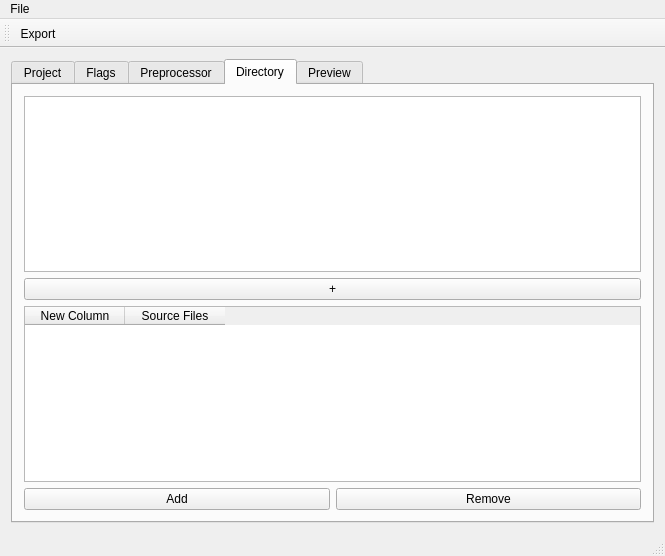
<?xml version="1.0" encoding="UTF-8"?>
<ui version="4.0">
 <class>MainWindow</class>
 <widget class="QMainWindow" name="MainWindow">
  <property name="geometry">
   <rect>
    <x>0</x>
    <y>0</y>
    <width>665</width>
    <height>556</height>
   </rect>
  </property>
  <property name="windowTitle">
   <string>MainWindow</string>
  </property>
  <widget class="QWidget" name="centralWidget">
   <layout class="QVBoxLayout" name="verticalLayout_3">
    <item>
     <widget class="QTabWidget" name="tabWidget">
      <property name="currentIndex">
       <number>3</number>
      </property>
      <widget class="QWidget" name="projectTab">
       <attribute name="title">
        <string>Project</string>
       </attribute>
       <layout class="QVBoxLayout" name="verticalLayout">
        <item>
         <layout class="QHBoxLayout" name="horizontalLayout_2">
          <item>
           <widget class="QLabel" name="projectNameLabel">
            <property name="text">
             <string>Project Name</string>
            </property>
           </widget>
          </item>
          <item>
           <widget class="QLineEdit" name="projectNameEdit"/>
          </item>
         </layout>
        </item>
        <item>
         <spacer name="verticalSpacer">
          <property name="orientation">
           <enum>Qt::Vertical</enum>
          </property>
          <property name="sizeHint" stdset="0">
           <size>
            <width>20</width>
            <height>40</height>
           </size>
          </property>
         </spacer>
        </item>
       </layout>
      </widget>
      <widget class="QWidget" name="flagsTab">
       <attribute name="title">
        <string>Flags</string>
       </attribute>
       <layout class="QVBoxLayout" name="verticalLayout_4">
        <item>
         <layout class="QVBoxLayout" name="verticalLayout_2">
          <item>
           <widget class="QTableWidget" name="flagsTable">
            <column>
             <property name="text">
              <string>Key</string>
             </property>
            </column>
            <column>
             <property name="text">
              <string>Value</string>
             </property>
            </column>
           </widget>
          </item>
          <item>
           <layout class="QHBoxLayout" name="horizontalLayout_3">
            <item>
             <widget class="QPushButton" name="flagsAddBtn">
              <property name="text">
               <string>Add</string>
              </property>
             </widget>
            </item>
            <item>
             <widget class="QPushButton" name="flagsRemoveBtn">
              <property name="text">
               <string>Remove</string>
              </property>
             </widget>
            </item>
           </layout>
          </item>
         </layout>
        </item>
       </layout>
      </widget>
      <widget class="QWidget" name="preprocessorTab">
       <attribute name="title">
        <string>Preprocessor</string>
       </attribute>
       <layout class="QVBoxLayout" name="verticalLayout_5">
        <item>
         <widget class="QPlainTextEdit" name="definesEdit"/>
        </item>
       </layout>
      </widget>
      <widget class="QWidget" name="directoryTab">
       <attribute name="title">
        <string>Directory</string>
       </attribute>
       <layout class="QVBoxLayout" name="verticalLayout_6">
        <item>
         <widget class="QListWidget" name="includeList"/>
        </item>
        <item>
         <widget class="QPushButton" name="addincludeBtn">
          <property name="text">
           <string>+</string>
          </property>
         </widget>
        </item>
        <item>
         <widget class="QTableWidget" name="sourcesTable">
          <column>
           <property name="text">
            <string>New Column</string>
           </property>
          </column>
          <column>
           <property name="text">
            <string>Source Files</string>
           </property>
          </column>
         </widget>
        </item>
        <item>
         <layout class="QHBoxLayout" name="horizontalLayout">
          <item>
           <widget class="QPushButton" name="addSourceBtn">
            <property name="text">
             <string>Add</string>
            </property>
           </widget>
          </item>
          <item>
           <widget class="QPushButton" name="removeSourceBtn">
            <property name="text">
             <string>Remove</string>
            </property>
           </widget>
          </item>
         </layout>
        </item>
       </layout>
      </widget>
      <widget class="QWidget" name="previewTab">
       <attribute name="title">
        <string>Preview</string>
       </attribute>
       <layout class="QVBoxLayout" name="verticalLayout_7">
        <item>
         <widget class="QPlainTextEdit" name="previewEdit"/>
        </item>
       </layout>
      </widget>
     </widget>
    </item>
   </layout>
  </widget>
  <widget class="QMenuBar" name="menuBar">
   <property name="geometry">
    <rect>
     <x>0</x>
     <y>0</y>
     <width>665</width>
     <height>21</height>
    </rect>
   </property>
   <widget class="QMenu" name="menuFile">
    <property name="title">
     <string>File</string>
    </property>
    <addaction name="actionExport"/>
   </widget>
   <addaction name="menuFile"/>
  </widget>
  <widget class="QToolBar" name="mainToolBar">
   <attribute name="toolBarArea">
    <enum>TopToolBarArea</enum>
   </attribute>
   <attribute name="toolBarBreak">
    <bool>false</bool>
   </attribute>
   <addaction name="actionExport"/>
  </widget>
  <widget class="QStatusBar" name="statusBar"/>
  <action name="actionExport">
   <property name="icon">
    <iconset resource="resources.qrc">
     <normaloff>:/images/text-editor-icon.png</normaloff>:/images/text-editor-icon.png</iconset>
   </property>
   <property name="text">
    <string>Export</string>
   </property>
   <property name="toolTip">
    <string>Export CMakeList.txt</string>
   </property>
  </action>
 </widget>
 <layoutdefault spacing="6" margin="11"/>
 <resources>
  <include location="resources.qrc"/>
 </resources>
 <connections/>
</ui>
